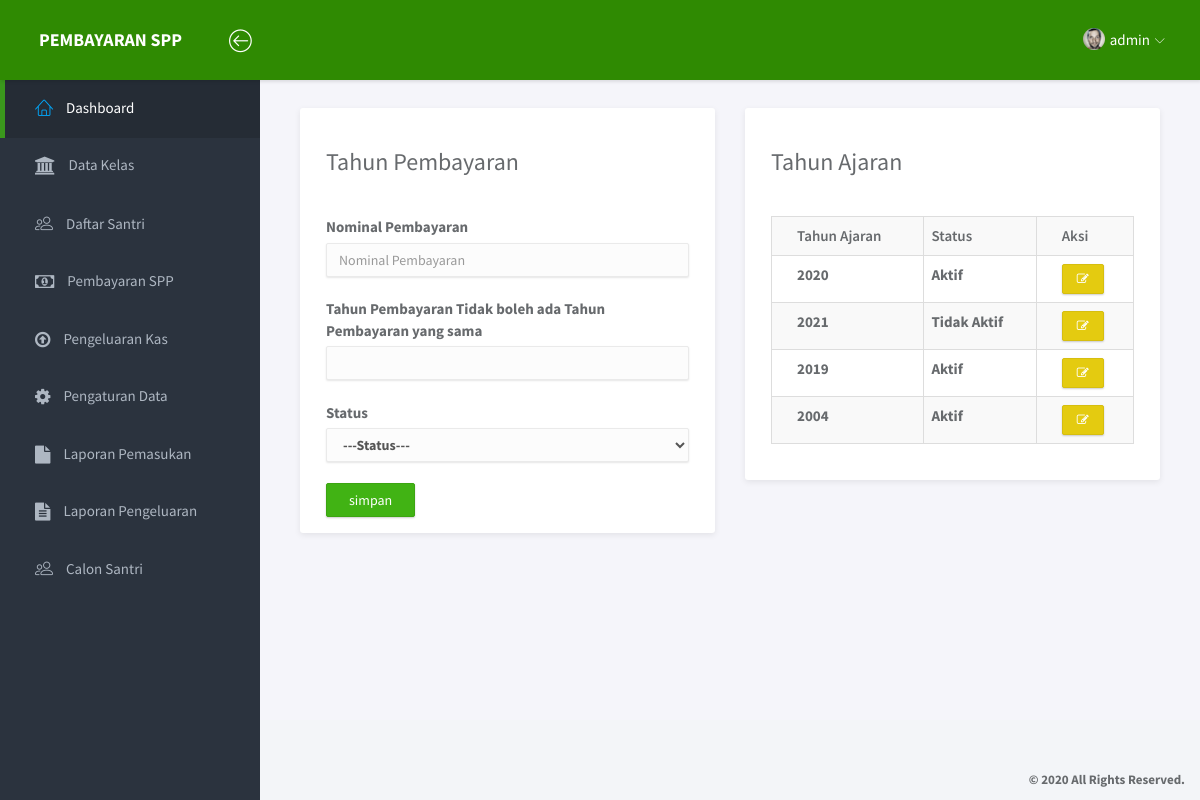
The page /index.php?page=pengaturan (signed in) on the database its author committed.
### tables this page shows
CREATE TABLE `tbl_tahun_pelajaran` (
  `id` int(30) NOT NULL,
  `tahun_pelajaran` varchar(20) NOT NULL,
  `semester` int(2) NOT NULL,
  `status` varchar(1) DEFAULT NULL,
  `nominal` int(10) NOT NULL
);

### views/pengaturan.php (the view, shortened to what this page needs)
<div class="main">
	<div class="main-content">
		<div class="container-fluid">
			<div class="col-md-6">
				<div class="panel">
							<div class="panel-heading">
								<h3 class="">Tahun Pembayaran</h3>
							</div>
							<div class="panel-body">
								<div class="row">
									<div class="col-md-12">
									<form method="POST" action="library/tahun_ajaran.php">
										<label for="">Nominal Pembayaran</label>
										<input type="number" name="nominal" id="" class="form-control" placeholder="Nominal Pembayaran"><br>
										<label for="">Tahun Pembayaran <b>Tidak boleh ada Tahun Pembayaran yang sama<b></label>
										<input type="text" max="4" class="tahun form-control" autocomplete="off" placeholder="" name="tahun_pelajaran" required><br>
										<label for="">Status</label>
										<select name="status" id="status" required class="form-control">
											<option value="" selected disabled>---Status---</option>
										</select><br>
										<input type="submit" value="simpan" class="btn btn-success">
									</form>
									</div>
								</div>
							</div>
						</div>
					</div>
					<div class="col-md-6">
						<div class="panel">
							<div class="panel-heading">
								<h3 class="">Tahun Ajaran</h3>
							</div>
							<div class="panel-body">
								<div class="row">
									<div class="col-md-12">
										<table class="table table-striped table-bordered">
											<tr>
												<th>Tahun Ajaran</th>
												<th>Status</th>
												<th>Aksi</th>
											</tr>
											<?php
												include "library/config.php";
												$tahun_ajaran=mysqli_query($koneksi,"select * from tbl_tahun_pelajaran");
											?>
												<?php foreach($tahun_ajaran as $th): ?>
											<tr>
												<td><?= $th['tahun_pelajaran'] ?></td>
												<td><?php if($th['status']=='Y'){
													echo"Aktif";
												}else{
													echo"Tidak Aktif";
												}
												?></td>
												<td>
												<a href="index.php?page=edit_pengaturan&id=<?=$th['id']?>" class="btn btn-warning btn-xs"><i class="fa fa-edit"></i></a></td>
											</tr>
											<?php endforeach;?>
										</table>
									</div>
								</div>
							</div>
						</div>
					</div>
		</div>
	</div>
</div>

### assets/css/main.css (style rules this page uses)
html { position: relative; min-height: 100%; }
body { background-color: #F3F5F8; font-family: "Source Sans Pro", sans-serif; font-size: 15px; color: #676a6d; }
a { color: #3287B2; }
th { font-weight: 600; }
#wrapper .main { -webkit-transition: all 0.3s ease-in-out; -moz-transition: all 0.3s ease-in-out; -ms-transition: all 0.3s ease-in-out; -o-transition: all 0.3s ease-in-out; transition: all 0.3s ease-in-out; width: calc(100% - 260px); left: 0; position: relative; float: right; background-color: #f5f5fa; }
#wrapper #sidebar-nav, #wrapper .main { padding-top: 80px; }
.main-content { padding: 28px 10px; }
.form-control { -moz-box-shadow: 0px 1px 2px 0 rgba(0, 0, 0, 0.1); -webkit-box-shadow: 0px 1px 2px 0 rgba(0, 0, 0, 0.1); box-shadow: 0px 1px 2px 0 rgba(0, 0, 0, 0.1); -webkit-border-radius: 2px; -moz-border-radius: 2px; border-radius: 2px; border-color: #eaeaea; background-color: #fcfcfc; }
.btn { -webkit-border-radius: 2px; -moz-border-radius: 2px; border-radius: 2px; -moz-box-shadow: 0px 1px 2px 0 rgba(0, 0, 0, 0.2); -webkit-box-shadow: 0px 1px 2px 0 rgba(0, 0, 0, 0.2); box-shadow: 0px 1px 2px 0 rgba(0, 0, 0, 0.2); padding: 6px 22px; }
.btn-group-xs > .btn, .btn-xs { padding: 5px 14px; }
.btn-warning { background-color: #e4cb10; border-color: #d6be0f; }
.btn-success { background-color: #41B314; border-color: #3ca512; }
.panel { -webkit-border-radius: 3px; -moz-border-radius: 3px; border-radius: 3px; -moz-box-shadow: 0 2px 6px rgba(0, 0, 0, 0.08); -webkit-box-shadow: 0 2px 6px rgba(0, 0, 0, 0.08); box-shadow: 0 2px 6px rgba(0, 0, 0, 0.08); background-color: #fff; margin-bottom: 30px; }
.panel .panel-heading, .panel .panel-body, .panel .panel-footer { padding-left: 25px; padding-right: 25px; }
.panel .panel-heading { padding-top: 20px; padding-bottom: 20px; position: relative; }
.panel .panel-body { padding-top: 10px; padding-bottom: 15px; }
.panel .table > thead > tr > td:first-child, .panel .table > thead > tr > th:first-child, .panel .table > tbody > tr > td:first-child, .panel .table > tbody > tr > th:first-child, .panel .table > tfoot > tr > td:first-child, .panel .table > tfoot > tr > th:first-child { padding-left: 25px; }
.panel .table > thead > tr > td:last-child, .panel .table > thead > tr > th:last-child, .panel .table > tbody > tr > td:last-child, .panel .table > tbody > tr > th:last-child, .panel .table > tfoot > tr > td:last-child, .panel .table > tfoot > tr > th:last-child { padding-left: 25px; }

### rows shown on the page
tbl_tahun_pelajaran: tahun_pelajaran "2020", status "Aktif"
tbl_tahun_pelajaran: tahun_pelajaran "2021", status "Tidak Aktif"
tbl_tahun_pelajaran: tahun_pelajaran "2019", status "Aktif"
tbl_tahun_pelajaran: tahun_pelajaran "2004", status "Aktif"

### other values the page prints
$_SESSION['nama'] "admin"
